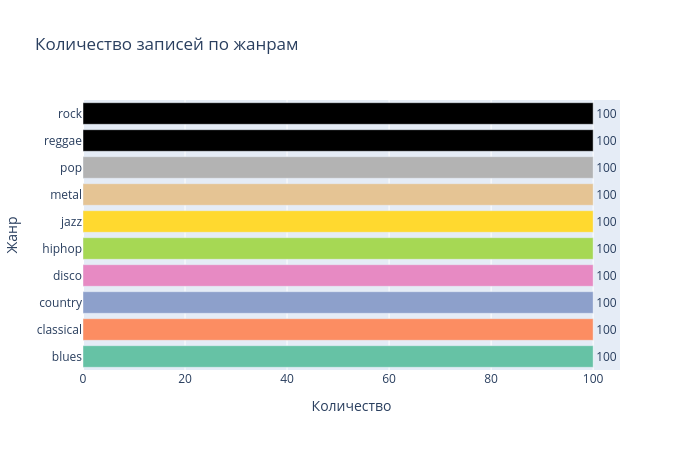

The code cell stored with this chart in its notebook:
### Markdown cell above
### 6.2. Столбчатая диаграмма (Bar chart)

### Code cell
genre_counts = df['label'].value_counts().sort_values(ascending=True)

fig = go.Figure(go.Bar(
    x=genre_counts.values,
    y=genre_counts.index,
    orientation='h',
    marker_color=px.colors.qualitative.Set2[:len(genre_counts)],
    text=genre_counts.values,
    textposition='outside'
))

fig.update_layout(
    title='Количество записей по жанрам',
    xaxis_title='Количество',
    yaxis_title='Жанр',
    width=700, height=450
)
fig.show()

### Figure 1 — Plotly figure (JSON) as saved in the notebook; plotly's stock layout.template omitted (floating-point values rounded to 4 significant figures)
{"data": [{"marker": {"color": ["rgb(102,194,165)", "rgb(252,141,98)", "rgb(141,160,203)", "rgb(231,138,195)", "rgb(166,216,84)", "rgb(255,217,47)", "rgb(229,196,148)", "rgb(179,179,179)"]}, "orientation": "h", "text": [100.0, 100.0, 100.0, 100.0, 100.0, 100.0, 100.0, 100.0, 100.0, 100.0], "textposition": "outside", "type": "bar", "x": [100, 100, 100, 100, 100, 100, 100, 100, 100, 100], "y": ["blues", "classical", "country", "disco", "hiphop", "jazz", "metal", "pop", "reggae", "rock"]}], "layout": {"height": 450, "title": {"text": "Количество записей по жанрам"}, "width": 700, "xaxis": {"title": {"text": "Количество"}}, "yaxis": {"title": {"text": "Жанр"}}}}
